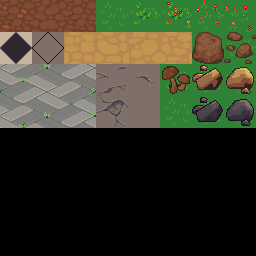

This is a level from a 2D game, rendered from its Tiled map with the project's own tilesets. A one-line summary and the map file follow, with tile-layer data summarised:
An orthogonal 8x8 tile map with 32x32 px tiles, 2 tile layers (Tile Layer 1, Tile Layer 2).

<map version="1.0" orientation="orthogonal" renderorder="right-down" width="8" height="8" tilewidth="32" tileheight="32" nextobjectid="1">
 <tileset firstgid="1" name="tileset" tilewidth="32" tileheight="32">
  <image source="tileset.png" width="672" height="736" />
 </tileset>
 <layer name="Tile Layer 1" width="8" height="8">
  <data>[64 cells, 32 non-empty, 24 distinct tile ids]</data>
 </layer>
 <layer name="Tile Layer 2" width="8" height="8">
  <data>[64 cells, 7 non-empty, 7 distinct tile ids]</data>
 </layer>
</map>